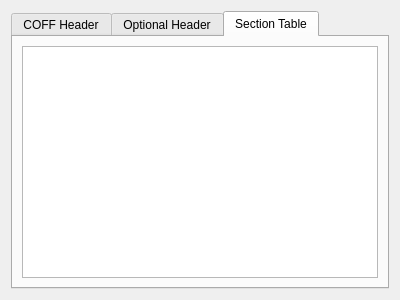
<?xml version="1.0" encoding="UTF-8"?>
<ui version="4.0">
 <class>PEInfoWidget</class>
 <widget class="QWidget" name="PEInfoWidget">
  <property name="geometry">
   <rect>
    <x>0</x>
    <y>0</y>
    <width>400</width>
    <height>300</height>
   </rect>
  </property>
  <property name="windowTitle">
   <string>Form</string>
  </property>
  <layout class="QVBoxLayout" name="verticalLayout">
   <item>
    <widget class="QTabWidget" name="tabWidget">
     <property name="currentIndex">
      <number>2</number>
     </property>
     <widget class="QWidget" name="tabCoff">
      <attribute name="title">
       <string>COFF Header</string>
      </attribute>
      <layout class="QVBoxLayout" name="verticalLayout_2">
       <item>
        <widget class="QTableView" name="tableCoff">
         <property name="sizeAdjustPolicy">
          <enum>QAbstractScrollArea::AdjustToContents</enum>
         </property>
         <property name="editTriggers">
          <set>QAbstractItemView::NoEditTriggers</set>
         </property>
         <property name="selectionMode">
          <enum>QAbstractItemView::NoSelection</enum>
         </property>
         <property name="textElideMode">
          <enum>Qt::ElideRight</enum>
         </property>
         <property name="showGrid">
          <bool>true</bool>
         </property>
         <property name="wordWrap">
          <bool>true</bool>
         </property>
         <attribute name="horizontalHeaderVisible">
          <bool>false</bool>
         </attribute>
         <attribute name="horizontalHeaderDefaultSectionSize">
          <number>200</number>
         </attribute>
         <attribute name="horizontalHeaderStretchLastSection">
          <bool>true</bool>
         </attribute>
         <attribute name="verticalHeaderVisible">
          <bool>false</bool>
         </attribute>
         <attribute name="verticalHeaderCascadingSectionResizes">
          <bool>false</bool>
         </attribute>
        </widget>
       </item>
      </layout>
     </widget>
     <widget class="QWidget" name="tabOptional">
      <attribute name="title">
       <string>Optional Header</string>
      </attribute>
      <layout class="QVBoxLayout" name="verticalLayout_3">
       <item>
        <widget class="QTableView" name="tableOptional">
         <property name="sizeAdjustPolicy">
          <enum>QAbstractScrollArea::AdjustToContents</enum>
         </property>
         <property name="editTriggers">
          <set>QAbstractItemView::NoEditTriggers</set>
         </property>
         <property name="selectionMode">
          <enum>QAbstractItemView::NoSelection</enum>
         </property>
         <property name="textElideMode">
          <enum>Qt::ElideRight</enum>
         </property>
         <property name="horizontalScrollMode">
          <enum>QAbstractItemView::ScrollPerPixel</enum>
         </property>
         <property name="showGrid">
          <bool>true</bool>
         </property>
         <property name="wordWrap">
          <bool>true</bool>
         </property>
         <attribute name="horizontalHeaderVisible">
          <bool>false</bool>
         </attribute>
         <attribute name="horizontalHeaderDefaultSectionSize">
          <number>200</number>
         </attribute>
         <attribute name="horizontalHeaderStretchLastSection">
          <bool>true</bool>
         </attribute>
         <attribute name="verticalHeaderVisible">
          <bool>false</bool>
         </attribute>
        </widget>
       </item>
      </layout>
     </widget>
     <widget class="QWidget" name="tabSections">
      <attribute name="title">
       <string>Section Table</string>
      </attribute>
      <layout class="QVBoxLayout" name="verticalLayout_4">
       <item>
        <widget class="QTableView" name="tableSection">
         <property name="sizeAdjustPolicy">
          <enum>QAbstractScrollArea::AdjustToContents</enum>
         </property>
         <property name="editTriggers">
          <set>QAbstractItemView::NoEditTriggers</set>
         </property>
         <property name="selectionMode">
          <enum>QAbstractItemView::NoSelection</enum>
         </property>
         <property name="sortingEnabled">
          <bool>false</bool>
         </property>
         <attribute name="horizontalHeaderStretchLastSection">
          <bool>true</bool>
         </attribute>
         <attribute name="verticalHeaderVisible">
          <bool>false</bool>
         </attribute>
        </widget>
       </item>
      </layout>
     </widget>
    </widget>
   </item>
  </layout>
 </widget>
 <resources/>
 <connections/>
</ui>
